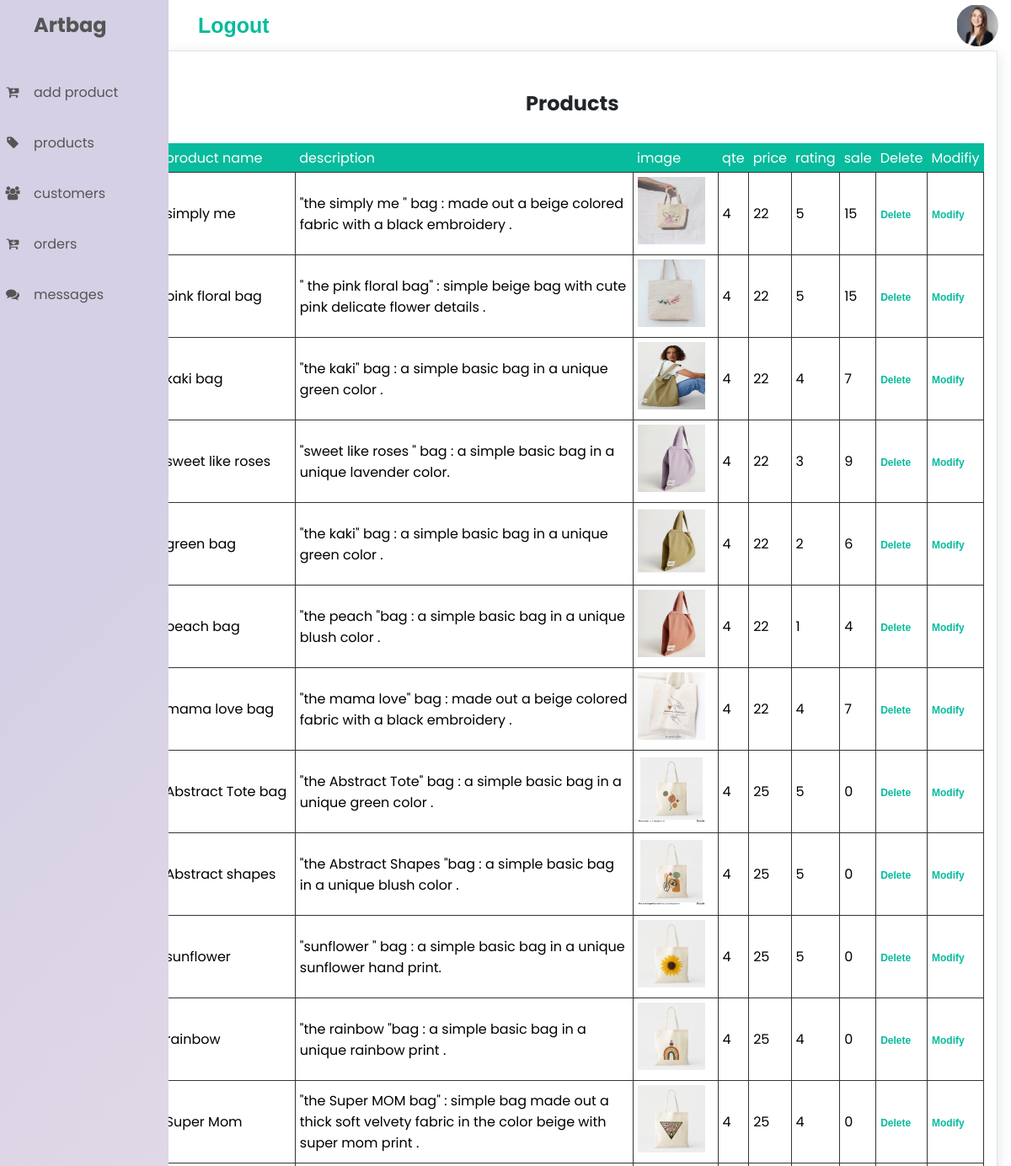
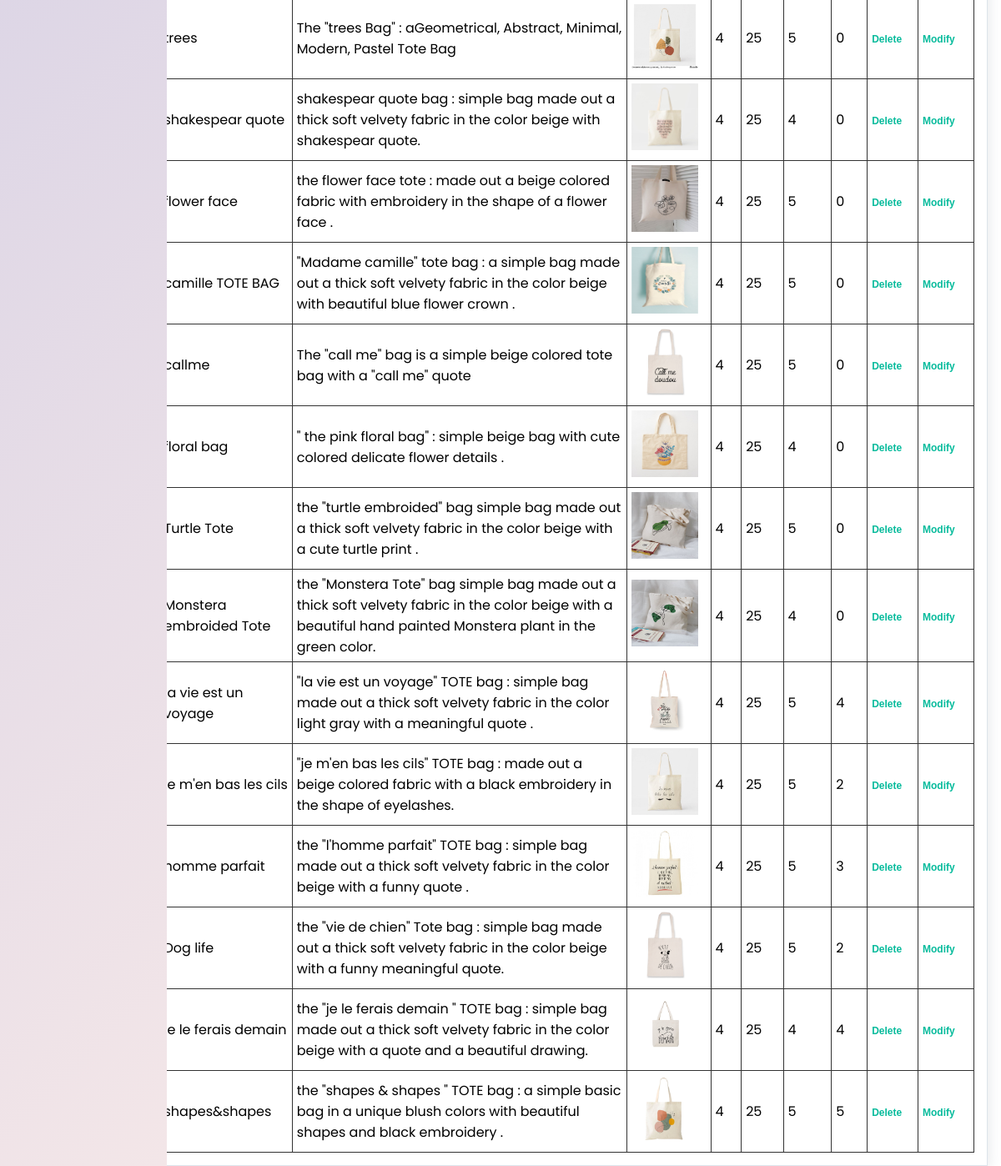
Screenshot of /ashowproducts.php (signed in) with the database file from the repository (2 pictures, top to bottom).
### tables this page shows
create table article(
    idarticle int(4) auto_increment primary key,   
    nom varchar(50) unique,
    descr varchar(200),
    img varchar(255) unique ,
    qtestock int,
    prix int ,
    rating int ,
    sale int 
);

### ashowproducts.php (the view, shortened to what this page needs)
<!DOCTYPE html>
<?php
require_once("connection.php");
?>
<html lang="en">
<head>
    <link rel="stylesheet" href="style.css">
    <link rel="stylesheet" href="https://cdnjs.cloudflare.com/ajax/libs/font-awesome/4.7.0/css/font-awesome.css" />
</head>
<body>
<div class="navigation1" >
            <ul>
                <li>
                    <a href="index.php">
                        <span class="icon"></span>
                        <span class="title2"><h2>Artbag</h2></span>
                    </a>
                </li>
                <li>
                    <a href="addproduct.php">
                        <span class="icon"><i class="fa fa-cart-plus"></i></span>
                        <span class="title2">add product</span>
                    </a>
                </li>
                <li>
                    <a href="ashowproducts.php">
                        <span class="icon"><i class="fa fa-tag"></i></i></span>
                        <span class="title2">products</span>
                    </a>
                </li>
                <li>
                    <a href="acustomers.php">
                        <span class="icon"><i class="fa fa-users"></i></span>
                        <span class="title2">customers</span>
                    </a>
                </li>
                <li>
                    <a href="aorders.php">
                        <span class="icon"><i class="fa fa-cart-arrow-down"></i></span>
                        <span class="title2">orders</span>
                    </a>
                </li>
                <li>
                    <a href="messages.php">
                        <span class="icon"><i class="fa fa-comments"></i></span>
                        <span class="title2">messages</span>
                    </a>
                </li>
            </ul>
        </div>
<div class="container">
        <div class="main">
            <div class="topbar">
            <a href="logout.php" class="logout">Logout</a>
            <div class="user">
                    <img src="images/profiles/profile1.jpg" >
            </div>
            </div>
            <div class="card">
                <h2 class="card-title">Products</h2>
                <table class="table table-striped">
                    <thead>
                        <tr>
                            <th>product name</th>
                            <th>description</th>
                            <th>image</th>
                            <th>qte</th>
                            <th>price</th>
                            <th>rating</th>
                            <th>sale</th>
                            <th>Delete</th>
                            <th>Modifiy</th>
                        </tr>
                    </thead>
                    <tr>
                    <?php
                  $sql ="SELECT * FROM article " ;
                  $result= mysqli_query($conn, $sql);
                  if(mysqli_num_rows($result)>0){
                      while($row= mysqli_fetch_assoc($result))  {
                       ?>
                        <tr>
                           <td><?php echo $row['nom'];?></td>
                           <td><?php echo $row['descr'];?></td>
                           <td><img src=<?php print $row['img'] ?> ></td>
                          <td><?php echo $row['qtestock'];?></td>
                          <td><?php echo $row['prix'];?></td>
                          <td><?php echo $row['rating'];?></td>
                          <td><?php echo $row['sale'];?></td>
                          <td> <a href="adelete_article.php?id=<?php echo $row['idarticle']; ?> " class="prod">Delete</a></td>
                         <td> <a href="addproduct.php?id=<?php echo $row['idarticle']; ?>  " class="prod">Modify</a></td>
                       </tr>
                       <?php }} ?>
                </table>
            </div>
        </div>
</body>
</html>

### style.css (style rules this page uses)
* { margin :0 ; padding : 0; box-sizing :0 ; }
body { font-family: 'Poppins', sans-serif; }
a { text-decoration : none ; color :#555 ; }
.container { max-width : 1300px ; padding-left:25px ; margin : auto ; padding-right:25px ; }
.card table { border-collapse: collapse; }
.card table td { border: 1px solid #333; padding: 5px; }
.card table td { text-align : left ; }
.card table th { text-align : left; }
table { width:100% ; border-collapse: collapse ; }
th { text-align:left ; padding: 5px ; color:#fff; background: #07BB9C; font-weight:normal ; }
td { padding:10px 5px ; }
td a { color:#07BB9C ; font-size: 12px ; }
td img { width:80px ; height: 80px ; margin-right:10px ; }
td:last-child { text-align: right ; }
th:last-child { text-align: right ; }
ul { list-style-type: none ; ; }
.navigation1 { position: fixed; width: 200px; height: 100%; background-color: #ebe6f3; background-image: linear-gradient(315deg, #f3e6e8 0%, #d5d0e5 74%); transition: 0.5s; overflow: hidden; }
.navigation1 ul { position: absolute; top: 0; left: 0; width: 100%; }
.navigation1 ul li { position: relative; width: 100%; list-style: none; }
.navigation1 ul li:nth-child(1) { margin-bottom: 20px; }
.navigation1 ul li a { position: relative; display: block; width: 100%; display: flex; text-decoration: none; text-align: center; }
.navigation1 ul li a .icon { position: relative; display: block; min-width: 30px; height: 60px; line-height: 60px; text-align: center; }
.navigation1 ul li a .title2 { position: relative; display: block; padding: 0 10px; height: 60px; line-height: 60px; white-space: nowrap; }
.topbar { width: 100%; background: #fff; height: 60px; padding: 0 10px; display :flex ; justify-content: space-between ; align-items: center; }
.logout { margin-left:200px ; color: #07BB9C; font-family: 'Krona One', sans-serif; font-size:25px ; font-weight: bold; }
.prod { color: #07BB9C; font-family: 'Krona One', sans-serif; font-weight: bold; }
.user { position: relative; min-width : 50px; width: 50px; height: 50px; border-radius: 50%; overflow: hidden; cursor: pointer; }
.user img { position: absolute; top: 0; left: 0; width: 100%; height: 100%; object-fit: cover; padding: 2%; float: right; }
.card { box-shadow: 0 0 0 0 rgba(90, 113, 208, 0.11), 0 4px 16px 0 rgba(167, 175, 183, 0.33); border: solid 1px #dde4eb; border-radius: 0px; background-color: #fff; margin-left: 13%; margin-right:5%; width: 85%; padding: 15px; }
.card .card-title { color: #212529; text-align: center; padding: 3%; }

### rows the page displays
article: nom "simply me", descr "\"the simply me \" bag : made out a beige colored fabric with a black embroidery .", img (picture), qtestock "4", prix "22", rating "5", sale "15"
article: nom "pink floral bag", descr "\" the pink floral bag\" : simple beige bag with cute pink delicate flower details .", img (picture), qtestock "4", prix "22", rating "5", sale "15"
article: nom "kaki bag", descr "\"the kaki\" bag : a simple basic bag in a unique green color .", img (picture), qtestock "4", prix "22", rating "4", sale "7"
article: nom "sweet like roses", descr "\"sweet like roses \" bag : a simple basic bag in a unique lavender color.", img (picture), qtestock "4", prix "22", rating "3", sale "9"
article: nom "green bag", descr "\"the kaki\" bag : a simple basic bag in a unique green color .", img (picture), qtestock "4", prix "22", rating "2", sale "6"
article: nom "peach bag", descr "\"the peach \"bag : a simple basic bag in a unique blush color .", img (picture), qtestock "4", prix "22", rating "1", sale "4"
article: nom "mama love bag", descr "\"the mama love\" bag : made out a beige colored fabric with a black embroidery .", img (picture), qtestock "4", prix "22", rating "4", sale "7"
article: nom "Abstract Tote bag", descr "\"the Abstract Tote\" bag : a simple basic bag in a unique green color .", img (picture), qtestock "4", prix "25", rating "5", sale "0"
article: nom "Abstract shapes", descr "\"the Abstract Shapes \"bag : a simple basic bag in a unique blush color .", img (picture), qtestock "4", prix "25", rating "5", sale "0"
article: nom "sunflower", descr "\"sunflower \" bag : a simple basic bag in a unique sunflower hand print.", img (picture), qtestock "4", prix "25", rating "5", sale "0"
article: nom "rainbow", descr "\"the rainbow \"bag : a simple basic bag in a unique rainbow print .", img (picture), qtestock "4", prix "25", rating "4", sale "0"
article: nom "Super Mom", descr "\"the Super MOM bag\" : simple bag made out a thick soft velvety fabric in the color beige with super mom print .", img (picture), qtestock "4", prix "25", rating "4", sale "0"
article: nom "trees", descr "The \"trees Bag\" : aGeometrical, Abstract, Minimal, Modern, Pastel Tote Bag", img (picture), qtestock "4", prix "25", rating "5", sale "0"
article: nom "shakespear quote", descr "shakespear quote bag : simple bag made out a thick soft velvety fabric in the color beige with shakespear quote.", img (picture), qtestock "4", prix "25", rating "4", sale "0"
article: nom "flower face", descr "the flower face tote : made out a beige colored fabric with embroidery in the shape of a flower face .", img (picture), qtestock "4", prix "25", rating "5", sale "0"
article: nom "camille TOTE BAG", descr "\"Madame camille\" tote bag : a simple bag made out a thick soft velvety fabric in the color beige with beautiful blue flower crown .", img (picture), qtestock "4", prix "25", rating "5", sale "0"
article: nom "callme", descr "The \"call me\" bag is a simple beige colored tote bag with a \"call me\" quote", img (picture), qtestock "4", prix "25", rating "5", sale "0"
article: nom "floral bag", descr "\" the pink floral bag\" : simple beige bag with cute colored delicate flower details .", img (picture), qtestock "4", prix "25", rating "4", sale "0"
article: nom "Turtle Tote", descr "the \"turtle embroided\" bag simple bag made out a thick soft velvety fabric in the color beige with a cute turtle print .", img (picture), qtestock "4", prix "25", rating "5", sale "0"
article: nom "Monstera embroided Tote", descr "the \"Monstera Tote\" bag simple bag made out a thick soft velvety fabric in the color beige with a beautiful hand painted Monstera plant in the green color.", img (picture), qtestock "4", prix "25", rating "4", sale "0"
article: nom "la vie est un voyage", descr "\"la vie est un voyage\" TOTE bag : simple bag made out a thick soft velvety fabric in the color light gray with a meaningful quote .", img (picture), qtestock "4", prix "25", rating "5", sale "4"
article: nom "je m'en bas les cils", descr "\"je m'en bas les cils\" TOTE bag : made out a beige colored fabric with a black embroidery in the shape of eyelashes.", img (picture), qtestock "4", prix "25", rating "5", sale "2"
article: nom "homme parfait", descr "the \"l'homme parfait\" TOTE bag : simple bag made out a thick soft velvety fabric in the color beige with a funny quote .", img (picture), qtestock "4", prix "25", rating "5", sale "3"
article: nom "Dog life", descr "the \"vie de chien\" Tote bag : simple bag made out a thick soft velvety fabric in the color beige with a funny meaningful quote.", img (picture), qtestock "4", prix "25", rating "5", sale "2"
article: nom "je le ferais demain", descr "the \"je le ferais demain \" TOTE bag : simple bag made out a thick soft velvety fabric in the color beige with a quote and a beautiful drawing.", img (picture), qtestock "4", prix "25", rating "4", sale "4"
article: nom "shapes&shapes", descr "the \"shapes & shapes \" TOTE bag : a simple basic bag in a unique blush colors with beautiful shapes and black embroidery .", img (picture), qtestock "4", prix "25", rating "5", sale "5"
